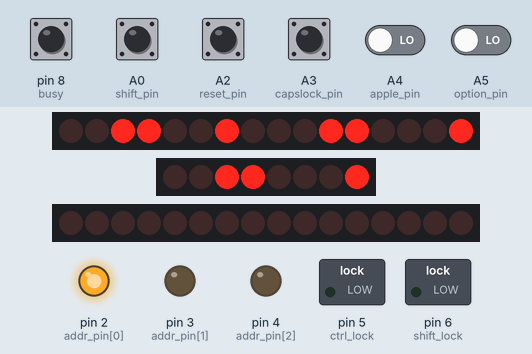
A sketch run on a simulated Arduino Uno, built with avr-gcc and run on an emulated ATmega328P. Parts: 2 × 16 shift-register outputs drawn as a row of LEDs (first output left, lit = HIGH), 8 shift-register outputs drawn as a row of LEDs (first output left, lit = HIGH), switched loads named in the sketch (green lamp = pin HIGH), output pins drawn as LEDs (lit = HIGH). Wiring (inferred from the names in the program): 2 × 2 × shift register (74HC595): latch pin 10 / latch A1; shift register (74HC595): latch pin 7. Wiring (inferred from the signals the program sends): 3 × row of LEDs: on Q0, Q1, Q2, Q3, Q4, Q5, Q6, Q7, Q8, Q9, Q10, Q11, Q12, Q13, Q14, Q15 / on Q0, Q1, Q2, Q3, Q4, Q5, Q6, Q7 / on Q0, Q1, Q2, Q3, Q4, Q5, Q6, Q7, Q8, Q9, Q10, Q11, Q12, Q13, Q14, Q15. Dashed ring = blinking. The test bench sets the inputs (shaded band); at power-on: A0 (shift_pin), A2 (reset_pin), A3 (capslock_pin), pin 8 (busy) HIGH, A4 (apple_pin), A5 (option_pin) LOW. Pins used as bus, display or sensor lines are not drawn.

Above: at 0.81 s.
1.3 s: A4 (apple_pin) driven HIGH
At 1.6 s:
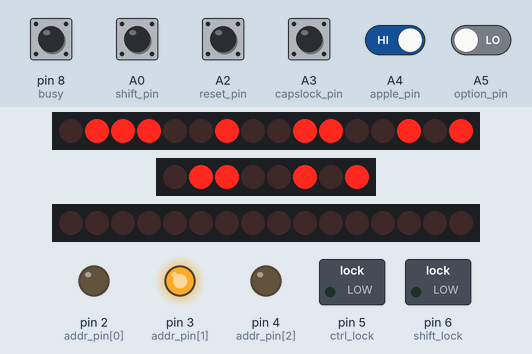
At 2.38 s:
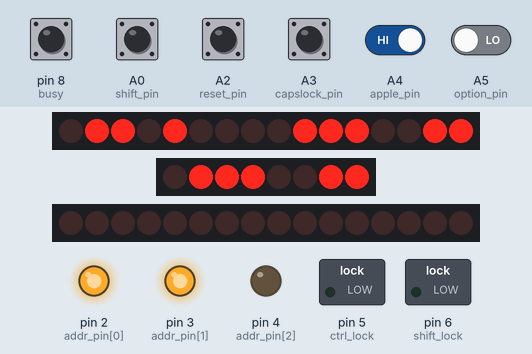
3.7 s: A5 (option_pin) driven HIGH
At 4.32 s:
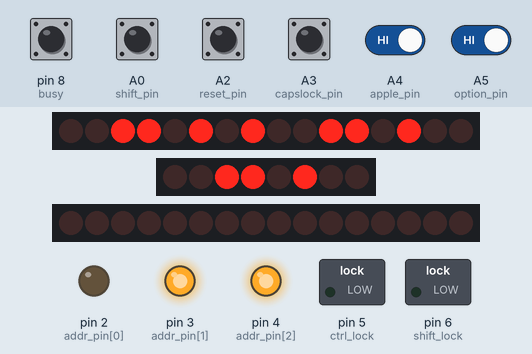
At 4.98 s:
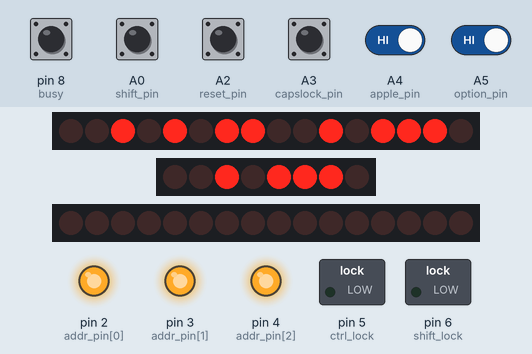
6.2 s: A2 (reset_pin) pulled LOW for 0.15 s
6.9 s: A2 (reset_pin) pulled LOW for 1 s
8.5 s: A2 (reset_pin) pulled LOW for 0.15 s
9.2 s: A2 (reset_pin) pulled LOW for 0.15 s
Timing chart, 0 to 10.9 s (numbered marks = the images above; inputs shaded):
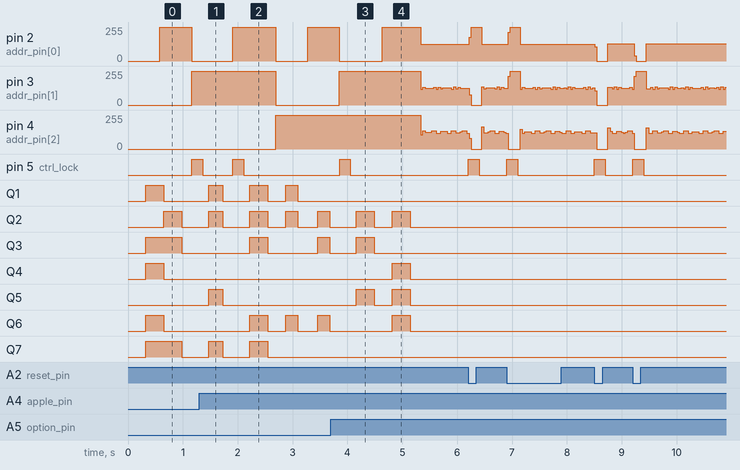

Measured:
- after the input at 3.7 s, pin 5 (ctrl_lock): LOW → HIGH after 0.16 s, → LOW 0.20 s later
- after the input at 6.2 s, pin 2 (addr_pin[0]): 126/255 → 255/255 at once, → 126/255 0.23 s later; pin 5 (ctrl_lock): LOW → HIGH at once, → LOW 0.20 s later
- after the input at 6.9 s, pin 2 (addr_pin[0]): 126/255 → 255/255 at once, → 126/255 0.22 s later; pin 5 (ctrl_lock): LOW → HIGH at once, → LOW 0.20 s later
- after the input at 8.5 s, pin 2 (addr_pin[0]): 126/255 → 0/255 at once, → 129/255 0.24 s later; pin 5 (ctrl_lock): LOW → HIGH at once, → LOW 0.20 s later
- after the input at 9.2 s, pin 2 (addr_pin[0]): 129/255 → 0/255 at once, → 129/255 0.22 s later; pin 5 (ctrl_lock): LOW → HIGH at once, → LOW 0.20 s later

The sketch:

apple2_platinum_ascii.ino
```cpp
#include "SPI.h"
//I thought the hardware SS pin meant I didn't have to do this, maybe that's for slave mode...
const int ss = 10;
SPISettings set595(200000, LSBFIRST, SPI_MODE0);
SPISettings set597(200000, MSBFIRST, SPI_MODE0);

int addr_pin[] = { 2, 3, 4 };
int ctrl_lock = 5;   //LED output
int shift_lock = 6;  //LED output
int address = 7;     //so it starts counting at 0

const int strobe = 7;
const int busy = 8;

const int shift_pin = A0;
const int control_pin = A1;
const int reset_pin = A2;
const int capslock_pin = A3;
const int apple_pin = A4;
const int option_pin = A5;

int temp = 0;
boolean shifted = 0;
boolean controled = 0;
boolean capsed = 0;

boolean prev_key_status[16][8] = {
  { 0, 0, 0, 0, 0, 0, 0, 0 },
  { 0, 0, 0, 0, 0, 0, 0, 0 },
  { 0, 0, 0, 0, 0, 0, 0, 0 },
  { 0, 0, 0, 0, 0, 0, 0, 0 },
  { 0, 0, 0, 0, 0, 0, 0, 0 },
  { 0, 0, 0, 0, 0, 0, 0, 0 },
  { 0, 0, 0, 0, 0, 0, 0, 0 },
  { 0, 0, 0, 0, 0, 0, 0, 0 },
  { 0, 0, 0, 0, 0, 0, 0, 0 },
  { 0, 0, 0, 0, 0, 0, 0, 0 },
  { 0, 0, 0, 0, 0, 0, 0, 0 },
  { 0, 0, 0, 0, 0, 0, 0, 0 },
  { 0, 0, 0, 0, 0, 0, 0, 0 },
  { 0, 0, 0, 0, 0, 0, 0, 0 },
  { 0, 0, 0, 0, 0, 0, 0, 0 },
  { 0, 0, 0, 0, 0, 0, 0, 0 },
};

boolean key_status[16][8] = {
  { 0, 0, 0, 0, 0, 0, 0, 0 },
  { 0, 0, 0, 0, 0, 0, 0, 0 },
  { 0, 0, 0, 0, 0, 0, 0, 0 },
  { 0, 0, 0, 0, 0, 0, 0, 0 },
  { 0, 0, 0, 0, 0, 0, 0, 0 },
  { 0, 0, 0, 0, 0, 0, 0, 0 },
  { 0, 0, 0, 0, 0, 0, 0, 0 },
  { 0, 0, 0, 0, 0, 0, 0, 0 },
  { 0, 0, 0, 0, 0, 0, 0, 0 },
  { 0, 0, 0, 0, 0, 0, 0, 0 },
  { 0, 0, 0, 0, 0, 0, 0, 0 },
  { 0, 0, 0, 0, 0, 0, 0, 0 },
  { 0, 0, 0, 0, 0, 0, 0, 0 },
  { 0, 0, 0, 0, 0, 0, 0, 0 },
  { 0, 0, 0, 0, 0, 0, 0, 0 },
  { 0, 0, 0, 0, 0, 0, 0, 0 },
};

const byte key_scancode[][8] = {
  { 0x00, 0x1b, 0xef, 0x61, 0x7a, 0x2f, 0x00, 0x2a },  //A0 "","esc","tab","a","z","num /","","*"
  { 0x00, 0x31, 0x71, 0x64, 0x78, 0x00, 0x1b, 0x00 },  //A1 "","1","q","d","x","","num esc",""
  { 0x00, 0x32, 0x77, 0x73, 0x63, 0x30, 0x34, 0x38 },  //A2 "","2","w","s","c","num 0","num 4","num 8"
  { 0x2d, 0x33, 0x65, 0x68, 0x76, 0x31, 0x35, 0x39 },  //A3 "num -","3","e","h","v","num 1","num 5","num 9"
  { 0x0a, 0x34, 0x72, 0x66, 0x62, 0x32, 0x36, 0x2e },  //A4 "num enter","4","r","f","b","num 2","num 6","num ."         right now num enter is just line feed, maybe macro later
  { 0x00, 0x36, 0x79, 0x67, 0x6e, 0x33, 0x37, 0x2b },  //A5 "","6","y","g","n","num 3","num 7","num +"
  { 0x7f, 0x35, 0x74, 0x6a, 0x6d, 0x5c, 0x60, 0x0d },  //A6 "del","5","t","j","m","\","`","return"
  { 0xfd, 0x37, 0x75, 0x6b, 0x2c, 0x3d, 0x70, 0xfe },  //A7 "down","7","u","k",",","=","p","up"
  { 0xfc, 0x38, 0x69, 0x3b, 0x2e, 0x30, 0x5b, 0x20 },  //A8 "left","8","i",";",".","0","[","space"
  { 0xfb, 0x39, 0x6f, 0x6c, 0x2f, 0x2d, 0x5d, 0x27 },  //A9 "right","9","o","l","/","-","]","'"
  { 0xef, 0x00, 0x00, 0x00, 0x00, 0x00, 0x00, 0x00 },  //A10 "apple","","","","","","",""                                  injected into the table, not in the matrix
  { 0xff, 0x00, 0x00, 0x00, 0x00, 0x00, 0x00, 0x00 },  //A11 "caps","","","","","","",""                                   injected into the table, not in the matrix
  { 0xff, 0x00, 0x00, 0x00, 0x00, 0x00, 0x00, 0x00 },  //A12 "control","","","","","","",""                                injected into the table, not in the matrix
  { 0xff, 0x00, 0x00, 0x00, 0x00, 0x00, 0x00, 0x00 },  //A13 "shift","","","","","","",""                                  injected into the table, not in the matrix
  { 0xef, 0x00, 0x00, 0x00, 0x00, 0x00, 0x00, 0x00 },  //A14 "option","","","","","","",""                                 injected into the table, not in the matrix
  { 0xef, 0x00, 0x00, 0x00, 0x00, 0x00, 0x00, 0x00 },  //A15 "reset","","","","","","",""                                  injected into the table, not in the matrix
};

const byte caps_scancode[][8] = {
  { 0x00, 0x1b, 0xef, 0x41, 0x5a, 0x2f, 0x00, 0x2a },  //A0 "","esc","tab","A","Z","num /","","*"
  { 0x00, 0x31, 0x51, 0x44, 0x58, 0x00, 0x1b, 0x00 },  //A1 "","1","Q","D","X","","num esc",""
  { 0x00, 0x32, 0x57, 0x53, 0x43, 0x30, 0x34, 0x38 },  //A2 "","2","W","S","C","num 0","num 4","num 8"
  { 0x2d, 0x33, 0x45, 0x48, 0x56, 0x31, 0x35, 0x39 },  //A3 "num -","3","E","H","V","num 1","num 5","num 9"
  { 0x0a, 0x34, 0x52, 0x46, 0x42, 0x32, 0x36, 0x2e },  //A4 "num enter","4","R","F","B","num 2","num 6","num ."         right now num enter is just line feed, maybe macro later
  { 0x00, 0x36, 0x59, 0x47, 0x4e, 0x33, 0x37, 0x2b },  //A5 "","6","Y","G","N","num 3","num 7","num +"
  { 0x7f, 0x35, 0x54, 0x4a, 0x4d, 0x5c, 0x60, 0x0d },  //A6 "del","5","T","J","M","\","`","return"
  { 0xfd, 0x37, 0x55, 0x4b, 0x2c, 0x3d, 0x50, 0xfe },  //A7 "down","7","U","K",",","=","P","up"
  { 0xfc, 0x38, 0x49, 0x3b, 0x2e, 0x30, 0x5b, 0x20 },  //A8 "left","8","I",";",".","0","[","space"
  { 0xfb, 0x39, 0x4f, 0x4c, 0x2f, 0x2d, 0x5d, 0x27 },  //A9 "right","9","O","L","/","-","]","'"
  { 0xef, 0x00, 0x00, 0x00, 0x00, 0x00, 0x00, 0x00 },  //A10 "apple","","","","","","",""                                  injected into the table, not in the matrix
  { 0xff, 0x00, 0x00, 0x00, 0x00, 0x00, 0x00, 0x00 },  //A11 "caps","","","","","","",""                                   injected into the table, not in the matrix
  { 0xfa, 0x00, 0x00, 0x00, 0x00, 0x00, 0x00, 0x00 },  //A12 "control","","","","","","",""                                injected into the table, not in the matrix
  { 0xfa, 0x00, 0x00, 0x00, 0x00, 0x00, 0x00, 0x00 },  //A13 "shift","","","","","","",""                                  injected into the table, not in the matrix
  { 0xef, 0x00, 0x00, 0x00, 0x00, 0x00, 0x00, 0x00 },  //A14 "option","","","","","","",""                                 injected into the table, not in the matrix
  { 0xef, 0x00, 0x00, 0x00, 0x00, 0x00, 0x00, 0x00 },  //A15 "reset","","","","","","",""                                  injected into the table, not in the matrix
};

//for caps lock, only letters have their shifted state, otherwise normal
const byte shifted_scancode[][8] = {
  { 0x00, 0x1b, 0xef, 0x41, 0x5a, 0x2f, 0x00, 0x2a },  //A0 "","esc","tab","A","Z","num /","","*"
  { 0x00, 0x21, 0x51, 0x44, 0x58, 0x00, 0x1b, 0x00 },  //A1 "","!","Q","D","X","","num esc",""
  { 0x00, 0x40, 0x57, 0x53, 0x43, 0x30, 0x34, 0x38 },  //A2 "","@","W","S","C","num 0","num 4","num 8"
  { 0x2d, 0x23, 0x45, 0x48, 0x56, 0x31, 0x35, 0x39 },  //A3 "num -","#","E","H","V","num 1","num 5","num 9"
  { 0x0a, 0x24, 0x52, 0x46, 0x42, 0x32, 0x36, 0x2e },  //A4 "num enter","$","R","F","B","num 2","num 6","num ."         right now num enter is just line feed, maybe macro later
  { 0x00, 0x5e, 0x59, 0x47, 0x4e, 0x33, 0x37, 0x2b },  //A5 "","^","Y","G","N","num 3","num 7","num +"
  { 0x7f, 0x25, 0x54, 0x4a, 0x4d, 0x7c, 0x7e, 0x0d },  //A6 "del","%","T","J","M","|","~","return"
  { 0xfd, 0x26, 0x55, 0x4b, 0x3c, 0x2b, 0x50, 0xfe },  //A7 "down","&","U","K","<","+","P","up"
  { 0xfc, 0x2a, 0x49, 0x3a, 0x3e, 0x29, 0x7b, 0x20 },  //A8 "left","*","I",":",">",")","{","space"
  { 0xfb, 0x28, 0x4f, 0x4c, 0x3f, 0x5f, 0x7d, 0x22 },  //A9 "right","(","O","L","?","_","}","""
  { 0xef, 0x00, 0x00, 0x00, 0x00, 0x00, 0x00, 0x00 },  //A10 "apple","","","","","","",""                              injected into the table, not in the matrix
  { 0xfa, 0x00, 0x00, 0x00, 0x00, 0x00, 0x00, 0x00 },  //A11 "caps","","","","","","",""                               injected into the table, not in the matrix
  { 0xfa, 0x00, 0x00, 0x00, 0x00, 0x00, 0x00, 0x00 },  //A12 "control","","","","","","",""                            injected into the table, not in the matrix
  { 0xff, 0x00, 0x00, 0x00, 0x00, 0x00, 0x00, 0x00 },  //A13 "shift","","","","","","",""                              injected into the table, not in the matrix
  { 0xef, 0x00, 0x00, 0x00, 0x00, 0x00, 0x00, 0x00 },  //A14 "option","","","","","","",""                             injected into the table, not in the matrix
  { 0xef, 0x00, 0x00, 0x00, 0x00, 0x00, 0x00, 0x00 },  //A15 "reset","","","","","","",""                              injected into the table, not in the matrix
};
//implemented the first 32 ascii codes, some extra duplicate locations because this keyboard has raw kwys for some control codes and shifted codes are mapped differently (1C, 1E, 1F are mapped to 1,2,3)
const byte controled_scancode[][8] = {
  { 0x00, 0x1b, 0xef, 0x01, 0x1a, 0x2f, 0x00, 0x00 },  //A0 "","esc","tab","SOH","SUB","num /","","NUL"
  { 0x00, 0x1c, 0x11, 0x04, 0x18, 0x00, 0x1b, 0x00 },  //A1 "","FC","DC1","EOT","CAN","","num esc",""
  { 0x00, 0x1e, 0x17, 0x13, 0x03, 0x30, 0x34, 0x38 },  //A2 "","RS","ETB","DC3","ETX","num 0","num 4","num 8"
  { 0x2d, 0x1f, 0x05, 0x08, 0x16, 0x31, 0x35, 0x39 },  //A3 "num -","US","ENQ","BS","SYN","num 1","num 5","num 9"
  { 0x0a, 0x00, 0x12, 0x06, 0x02, 0x32, 0x36, 0x2e },  //A4 "num enter","NUL","DC2","ACK","STX","num 2","num 6","num ."         right now num enter is just line feed, maybe macro later
  { 0x00, 0x00, 0x19, 0x07, 0x0e, 0x33, 0x37, 0x2b },  //A5 "","NUL","EM","BEL","SO","num 3","num 7","num +"
  { 0x7f, 0x00, 0x14, 0x0a, 0x0d, 0x0c, 0x60, 0x0d },  //A6 "del","NUL","DC4","LF","CR","FF","`","return"
  { 0xfd, 0x00, 0x15, 0x0b, 0x00, 0x00, 0x10, 0xfe },  //A7 "down","NUL","NAK","VT","NUL","NUL","DLE","up"
  { 0xfc, 0x00, 0x09, 0x00, 0x00, 0x00, 0x1b, 0x20 },  //A8 "left","NUL","HT","NUL","NUL","NUL","ESC","space"
  { 0xfb, 0x00, 0x0f, 0x0c, 0x00, 0x00, 0x1d, 0x00 },  //A9 "right","NUL","SI","FF","NUL","NUL","GS","NUL"
  { 0xef, 0x00, 0x00, 0x00, 0x00, 0x00, 0x00, 0x00 },  //A10 "apple","","","","","","",""                                  injected into the table, not in the matrix
  { 0xfa, 0x00, 0x00, 0x00, 0x00, 0x00, 0x00, 0x00 },  //A11 "caps","","","","","","",""                                   injected into the table, not in the matrix
  { 0xff, 0x00, 0x00, 0x00, 0x00, 0x00, 0x00, 0x00 },  //A12 "control","","","","","","",""                                injected into the table, not in the matrix
  { 0xfa, 0x00, 0x00, 0x00, 0x00, 0x00, 0x00, 0x00 },  //A13 "shift","","","","","","",""                                  injected into the table, not in the matrix
  { 0xef, 0x00, 0x00, 0x00, 0x00, 0x00, 0x00, 0x00 },  //A14 "option","","","","","","",""                                 injected into the table, not in the matrix
  { 0xef, 0x00, 0x00, 0x00, 0x00, 0x00, 0x00, 0x00 },  //A15 "reset","","","","","","",""                                  injected into the table, not in the matrix
};


void setup() {
  for (int i = 0; i < sizeof(addr_pin) / sizeof(addr_pin[0]); ++i)
    pinMode(addr_pin[i], OUTPUT);
  pinMode(ctrl_lock, OUTPUT);
  pinMode(shift_lock, OUTPUT);
  pinMode(ss, OUTPUT);
  pinMode(busy, INPUT);
  pinMode(strobe, OUTPUT);
  pinMode(shift_pin, INPUT);
  pinMode(control_pin, INPUT);
  pinMode(reset_pin, INPUT);
  pinMode(capslock_pin, INPUT);
  pinMode(apple_pin, INPUT);
  pinMode(option_pin, INPUT);
  digitalWrite(ctrl_lock, 0);  //redefined to 'unmapped blink'
  digitalWrite(shift_lock, 0);
  digitalWrite(ss, LOW);
  digitalWrite(strobe, LOW);
  SPI.begin();
  Serial.begin(115200);
}

void loop() {

  //set address line
  address += 1;
  if (address > 7)
    address = 0;
  for (int i = 0; i < sizeof(addr_pin) / sizeof(addr_pin[0]); ++i)
    digitalWrite(addr_pin[i], (address >> i) % 2);
  delay(1);

  SPI.beginTransaction(set597);
  digitalWrite(ss, LOW);
  digitalWrite(ss, HIGH);  //Latch inputs
  //read entire row of keys
  temp = SPI.transfer(0);
  temp += (SPI.transfer(0) << 8);
  SPI.endTransaction();

  for (int i = 0; i < 16; i++)  //iterate through each bit of the 16 lines we just read
  {
    if (!((temp >> i) % 2)) {
      key_status[i][address] = 1;
    } else {
      key_status[i][address] = 0;
    }
  }
  ReadOtherKeys();

  for (int i = 0; i < 8; i++) {
    for (int j = 0; j < 16; j++) {
      if (prev_key_status[j][i] && !key_status[j][i]) {

/*
        Serial.print("key up");
        Serial.print(" :");
        Serial.print(" d");
        Serial.print(i);
        Serial.print(" a");
        Serial.println(j);
        if (!controled && !shifted) {
          Serial.println(key_scancode[j][i], HEX);
        }
*/
        if (i == 0 && j == 13)  //hardcoded shift
        {
          shifted = 0;
        }
        if (i == 0 && j == 12)  //hardcoded control
        {
          controled = 0;
        }
        if (i == 0 && j == 11)  //hardcoded caps
        {
          capsed = 0;
        }
      }
      if (!prev_key_status[j][i] && key_status[j][i])  //key went down
      {
/*
        Serial.print("key down");
        Serial.print(" :");
        Serial.print(" d");
        Serial.print(i);
        Serial.print(" a");
        Serial.println(j);
*/

        if (controled) {
          HandleKey(j, i, 0, 1, 0);  //controlled key
        } else if (shifted) {
          HandleKey(j, i, 1, 0, 0);  //shifted key
        } else if (capsed) {
          HandleKey(j, i, 0, 0, 1);  //caps key
        } else {
          HandleKey(j, i, 0, 0, 0);  //normal key
        }
      }
      prev_key_status[j][i] = key_status[j][i];
    }
  }
  //this handles edge cases where you unlock while holding down the other modifier key
  if (key_status[12][0] && !key_status[13][0] && !key_status[11][0])  //holding control and not holding others
  {
    controled = 1;
  }
  if (key_status[11][0] && !key_status[13][0] && !key_status[12][0])  //holding caps and not holding others
  {
    capsed = 1;
  }
  if (key_status[13][0] && !key_status[12][0] && !key_status[11][0])  //holding shift and not holding others
  {
    shifted = 1;
  }
}

void ReadOtherKeys() {
  key_status[13][0] = !digitalRead(shift_pin);

  key_status[12][0] = !digitalRead(control_pin);

  pinMode(control_pin, OUTPUT);
  digitalWrite(control_pin, LOW);
  key_status[15][0] = !digitalRead(reset_pin);
  pinMode(control_pin, INPUT);

  key_status[11][0] = !digitalRead(capslock_pin);

  key_status[10][0] = digitalRead(apple_pin);

  key_status[14][0] = digitalRead(option_pin);
}

void HandleKey(int j, int i, boolean shift, boolean control, boolean caps) {
  if (!shift && !control && !caps) {
    if (key_scancode[j][i] > 0x7f)
      HandleMacro(key_scancode[j][i]);
    else
      //Serial.println(key_scancode[j][i], HEX);
      SendKey(key_scancode[j][i]);
  }
  if (shift) {
    if (shifted_scancode[j][i] > 0x7f)
      HandleMacro(shifted_scancode[j][i]);
    else
      //Serial.println(shifted_scancode[j][i], HEX);
      SendKey(shifted_scancode[j][i]);
  }
  if (control) {
    if (controled_scancode[j][i] > 0x7f)
      HandleMacro(controled_scancode[j][i]);
    else
      //Serial.println(controled_scancode[j][i], HEX);
      SendKey(controled_scancode[j][i]);
  }
  if (caps) {
    if (caps_scancode[j][i] > 0x7f)
      HandleMacro(caps_scancode[j][i]);
    else
      //Serial.println(controled_scancode[j][i], HEX);
      SendKey(caps_scancode[j][i]);
  }
}
void HandleMacro(int macro) {
  //Macros can be any character from 0x80 to 0xFF, I started counting backward from 0xFF because
  //it's easy to see all the undefined 0xFF key behavior in the scancode tables.
  //This means that in my current implementation you cannot define extended ascii characters except
  //through single character macro sequences which is a bit cumbersome to read but I don't expect to
  //come up often, if at all.
  //I don't actually know how various terminals and computers will respond to getting 8-bit extended
  //ascii sequences over a parallel keyboard port, the 2376 controller chip won't generate them so maybe
  //they're just passed on to the operating system or program? maybe they're filtered out? maybe they just
  //ignore the high bit entirely.

  //These macros can be useful for talking to a specific terminal and automating escape or control sequences.
  //They can also be useful for talking through the terminal transparently and talking to the computer
  //operating system or program to execute a specific function that could take multiple keys.
  switch (macro) {
    case 0xff:
      //Serial.println("do nothing");
      break;
    case 0xfe:
      //Serial.println("up");  //from zrt-80 manual
      SendKey(0x1b);         //ESC
      SendKey(0x5b);         //[
      //SendKey(0x31); //1 might be unneeded, defaults to 1
      SendKey(0x41);  //A
      break;
    case 0xfd:
      //Serial.println("down");  //from zrt-80 manual
      SendKey(0x1b);           //ESC
      SendKey(0x5b);           //[
      //SendKey(0x31); //1 might be unneeded, defaults to 1
      SendKey(0x42);  //B
      break;
    case 0xfc:
      //Serial.println("left");  //from zrt-80 manual
      SendKey(0x1b);           //ESC
      SendKey(0x5b);           //[
      //SendKey(0x31); //1 might be unneeded, defaults to 1
      SendKey(0x44);  //D
      break;
    case 0xfb:
      //Serial.println("right");  //from zrt-80 manual
      SendKey(0x1b);            //ESC
      SendKey(0x5b);            //[
      //SendKey(0x31); //1 might be unneeded, defaults to 1
      SendKey(0x43);  //C
      break;
    case 0xfa:
      //Serial.println("wtf? no. stop.");  //you are mucking with control and shift at the same time, stop it!
      break;
    case 0xf9:
      //Serial.println("Erase in Display");  //from wikipedia ANSI_escape_code
      SendKey(0x1b);                       //ESC
      SendKey(0x5b);                       //[
      SendKey(0x32);                       //2
      SendKey(0x4a);                       //J
      break;
    case 0xf8:
      //Serial.println("home");  //from zrt-80 manual
      SendKey(0x1b);           //ESC
      SendKey(0x5b);           //[
      SendKey(0x48);           //H
      break;
    case 0xf7:
      //Serial.println("F1");  //from wikipedia ANSI_escape_code
      SendKey(0x1b);         //ESC
      SendKey(0x5b);         //[
      SendKey(0x31);         //1
      SendKey(0x50);         //P
      break;
    case 0xf6:
      //Serial.println("F2");  //from wikipedia ANSI_escape_code
      SendKey(0x1b);         //ESC
      SendKey(0x5b);         //[
      SendKey(0x31);         //1
      SendKey(0x51);         //Q
      break;
    case 0xf5:
      //Serial.println("F3");  //from wikipedia ANSI_escape_code
      SendKey(0x1b);         //ESC
      SendKey(0x5b);         //[
      SendKey(0x31);         //1
      SendKey(0x52);         //R
      break;
    case 0xf4:
      //Serial.println("F4");  //from wikipedia ANSI_escape_code
      SendKey(0x1b);         //ESC
      SendKey(0x5b);         //[
      SendKey(0x31);         //1
      SendKey(0x53);         //S
      break;
    case 0xf3:
      //Serial.println("normal charset");  //from zrt-80 manual
      SendKey(0x1b);                     //ESC
      SendKey(0x5b);                     //[
      SendKey(0x67);                     //g
      break;
    case 0xf2:
      //Serial.println("alt charset");  //from zrt-80 manual
      SendKey(0x1b);                  //ESC
      SendKey(0x5b);                  //[
      SendKey(0x66);                  //f
      break;
    case 0xf1:
      //Serial.println("clear display");  //from zrt-80 manual
      SendKey(0x1b);                    //ESC
      SendKey(0x5b);                    //[
      SendKey(0x45);                    //E
      break;
    case 0xf0:
      //Serial.println("clear");  //spare
      SendKey(0x1b);            //ESC
      SendKey(0x5b);            //[
      SendKey(0x32);            //2
      SendKey(0x4a);            //J
      break;
    case 0xef:
      //Serial.println("undefined yet, blink");  //spare
      digitalWrite(ctrl_lock, 1);              //blink
      delay(200);
      digitalWrite(ctrl_lock, 0);
      break;
    default:
      //Serial.println("undefined macro");
      break;
  }
}
void SendKey(byte code) {
  //set bits
  SPI.beginTransaction(set595);
  digitalWrite(ss, LOW);
  //set output bits
  SPI.transfer(code);
  digitalWrite(ss, HIGH);
  SPI.endTransaction();
  //Serial.println(code, HEX);
  //Serial.print(char(code));

  //settle 4.4ms + 88cycles @ 50khz = 6.16ms
  delayMicroseconds(6160);
  //set strobe
  digitalWrite(strobe, HIGH);
  //settle 0.5us + 30ms (way exceed human typing speed)
  delay(30);
  //look for busy signal
  while (!digitalRead(busy)) {  //blocks on busy signal being low
    //Serial.println("blocking for busy line");
  }
  //un-set strobe
  digitalWrite(strobe, LOW);
  //settle for more than 0.5us
  delayMicroseconds(1);
}
```
